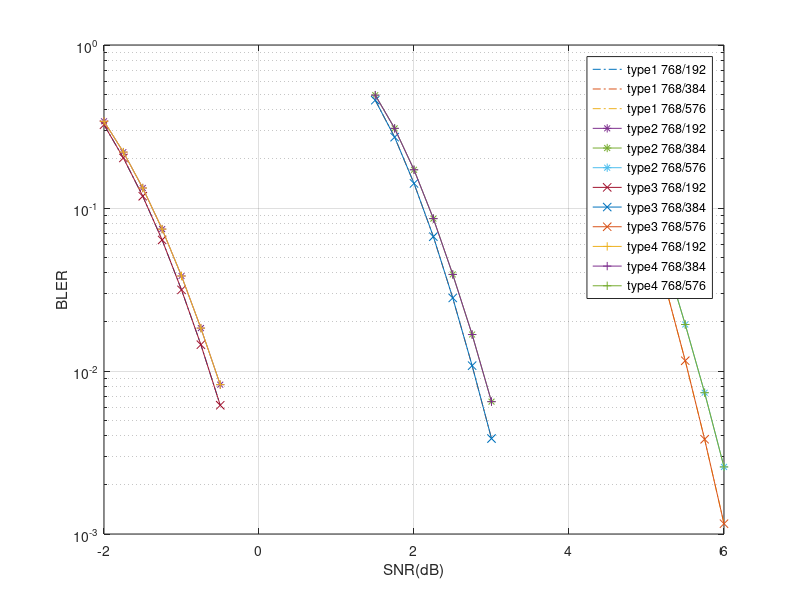

This chart was generated by the following MATLAB code:

clear;


% type1 768/192
% GA predict BLER12-Apr-2022 12:52:43
SNR_db = [-2.000000e+00 -1.750000e+00 -1.500000e+00 -1.250000e+00 -1.000000e+00 -7.500000e-01 -5.000000e-01 ];
bler = [3.241304e-01 2.028919e-01 1.181046e-01 6.369289e-02 3.147278e-02 1.450218e-02 6.165180e-03 ];
%%%./sim_result/sc/type1_768_192_1_GA_predict.m
semilogy(SNR_db, bler, '-.'); 
hold on; 


% type1 768/384
% GA predict BLER12-Apr-2022 12:52:48
SNR_db = [1.500000e+00 1.750000e+00 2.000000e+00 2.250000e+00 2.500000e+00 2.750000e+00 3.000000e+00 ];
bler = [4.585272e-01 2.720081e-01 1.415690e-01 6.672404e-02 2.807161e-02 1.078452e-02 3.851210e-03 ];
%%%./sim_result/sc/type1_768_384_1_GA_predict.m
semilogy(SNR_db, bler, '-.'); 
hold on; 

% type1 768/576
%%17-Feb-2022 21:35:49
%%GA predict BLER12-Apr-2022 12:52:53
SNR_db = [4.500000e+00 4.750000e+00 5.000000e+00 5.250000e+00 5.500000e+00 5.750000e+00 6.000000e+00 ];
bler = [3.559759e-01 1.824607e-01 8.070924e-02 3.230165e-02 1.156434e-02 3.812312e-03 1.156534e-03 ];
%%%./sim_result/sc/type1_768_576_1_GA_predict.m
semilogy(SNR_db, bler, '-.'); 
hold on; 

% type2 768/192
%% GA predict BLER12-Apr-2022 12:52:58
SNR_db = [-2.000000e+00 -1.750000e+00 -1.500000e+00 -1.250000e+00 -1.000000e+00 -7.500000e-01 -5.000000e-01 ];
bler = [3.403889e-01 2.202545e-01 1.326697e-01 7.422827e-02 3.827861e-02 1.833155e-02 8.244658e-03 ];
%%%./sim_result/sc/type2_768_192_1_GA_predict.m
semilogy(SNR_db, bler, '-*'); 
hold on; 

% type2 768/384
%% GA predict BLER12-Apr-2022 12:53:04
SNR_db = [1.500000e+00 1.750000e+00 2.000000e+00 2.250000e+00 2.500000e+00 2.750000e+00 3.000000e+00 ];
bler = [4.925676e-01 3.080614e-01 1.716214e-01 8.608306e-02 3.913054e-02 1.674163e-02 6.486116e-03 ];
%%%./sim_result/sc/type2_768_384_1_GA_predict.m
semilogy(SNR_db, bler, '-*'); 
hold on; 



% type2 768/576
%% GA predict BLER12-Apr-2022 12:53:08
SNR_db = [4.500000e+00 4.750000e+00 5.000000e+00 5.250000e+00 5.500000e+00 5.750000e+00 6.000000e+00 ];
bler = [4.088344e-01 2.263446e-01 1.101348e-01 4.801766e-02 1.928825e-02 7.359468e-03 2.579388e-03 ];
%%%./sim_result/sc/type2_768_576_1_GA_predict.m
semilogy(SNR_db, bler, '-*'); 
hold on; 



% type3 768/192
%% GA predict BLER12-Apr-2022 12:53:14
SNR_db = [-2.000000e+00 -1.750000e+00 -1.500000e+00 -1.250000e+00 -1.000000e+00 -7.500000e-01 -5.000000e-01 ];
bler = [3.241304e-01 2.028919e-01 1.181046e-01 6.369289e-02 3.147278e-02 1.450218e-02 6.165180e-03 ];
%%%./sim_result/sc/type3_768_192_1_GA_predict.m
semilogy(SNR_db, bler, '-x'); 
hold on; 

% type3 768/384
%% GA predict BLER12-Apr-2022 12:53:19
SNR_db = [1.500000e+00 1.750000e+00 2.000000e+00 2.250000e+00 2.500000e+00 2.750000e+00 3.000000e+00 ];
bler = [4.585272e-01 2.720081e-01 1.415690e-01 6.672404e-02 2.807161e-02 1.078452e-02 3.851210e-03 ];
%%%./sim_result/sc/type3_768_384_1_GA_predict.m
semilogy(SNR_db, bler, '-x'); 
hold on; 


% type3 768/576
%% GA predict BLER12-Apr-2022 12:53:23
SNR_db = [4.500000e+00 4.750000e+00 5.000000e+00 5.250000e+00 5.500000e+00 5.750000e+00 6.000000e+00 ];
bler = [3.559759e-01 1.824607e-01 8.070924e-02 3.230165e-02 1.156434e-02 3.812312e-03 1.156534e-03 ];
%%%./sim_result/sc/type3_768_576_1_GA_predict.m
semilogy(SNR_db, bler, '-x'); 
hold on; 



% type4 768/192
%%17-Feb-2022 20:24:47
%% GA predict BLER12-Apr-2022 12:53:29
SNR_db = [-2.000000e+00 -1.750000e+00 -1.500000e+00 -1.250000e+00 -1.000000e+00 -7.500000e-01 -5.000000e-01 ];
bler = [3.403889e-01 2.202545e-01 1.326697e-01 7.422827e-02 3.827861e-02 1.833155e-02 8.244658e-03 ];
%%%./sim_result/sc/type4_768_192_1_GA_predict.m
semilogy(SNR_db, bler, '-+'); 
hold on; 

% type4 768/384
%% GA predict BLER12-Apr-2022 12:53:34
SNR_db = [1.500000e+00 1.750000e+00 2.000000e+00 2.250000e+00 2.500000e+00 2.750000e+00 3.000000e+00 ];
bler = [4.925676e-01 3.080614e-01 1.716214e-01 8.608306e-02 3.913054e-02 1.674163e-02 6.486116e-03 ];
%%%./sim_result/sc/type4_768_384_1_GA_predict.m
semilogy(SNR_db, bler, '-+'); 
hold on; 


% type4 768/576
%% GA predict BLER12-Apr-2022 12:53:39
SNR_db = [4.500000e+00 4.750000e+00 5.000000e+00 5.250000e+00 5.500000e+00 5.750000e+00 6.000000e+00 ];
bler = [4.088344e-01 2.263446e-01 1.101348e-01 4.801766e-02 1.928825e-02 7.359468e-03 2.579388e-03 ];
%%%./sim_result/sc/type4_768_576_1_GA_predict.m
semilogy(SNR_db, bler, '-+'); 



ylabel("BLER");
xlabel("SNR(dB)");
grid on;
% legend('512/128 polar' ,'576/288 ASC','576/432 ASC', '576/144 type1', '576/288 type1', '576/432 type1', '576/144 DES', '576/288 DES', '576/432 DES', '1536/768 type1', '1536/768 apc', '768/192 ASC', '768/384 ASC', '768/576 ASC');

legend(...
'type1 768/192','type1 768/384','type1 768/576' ,...
'type2 768/192','type2 768/384','type2 768/576' ,...
'type3 768/192', 'type3 768/384','type3 768/576',...
'type4 768/192', 'type4 768/384','type4 768/576' ...
)